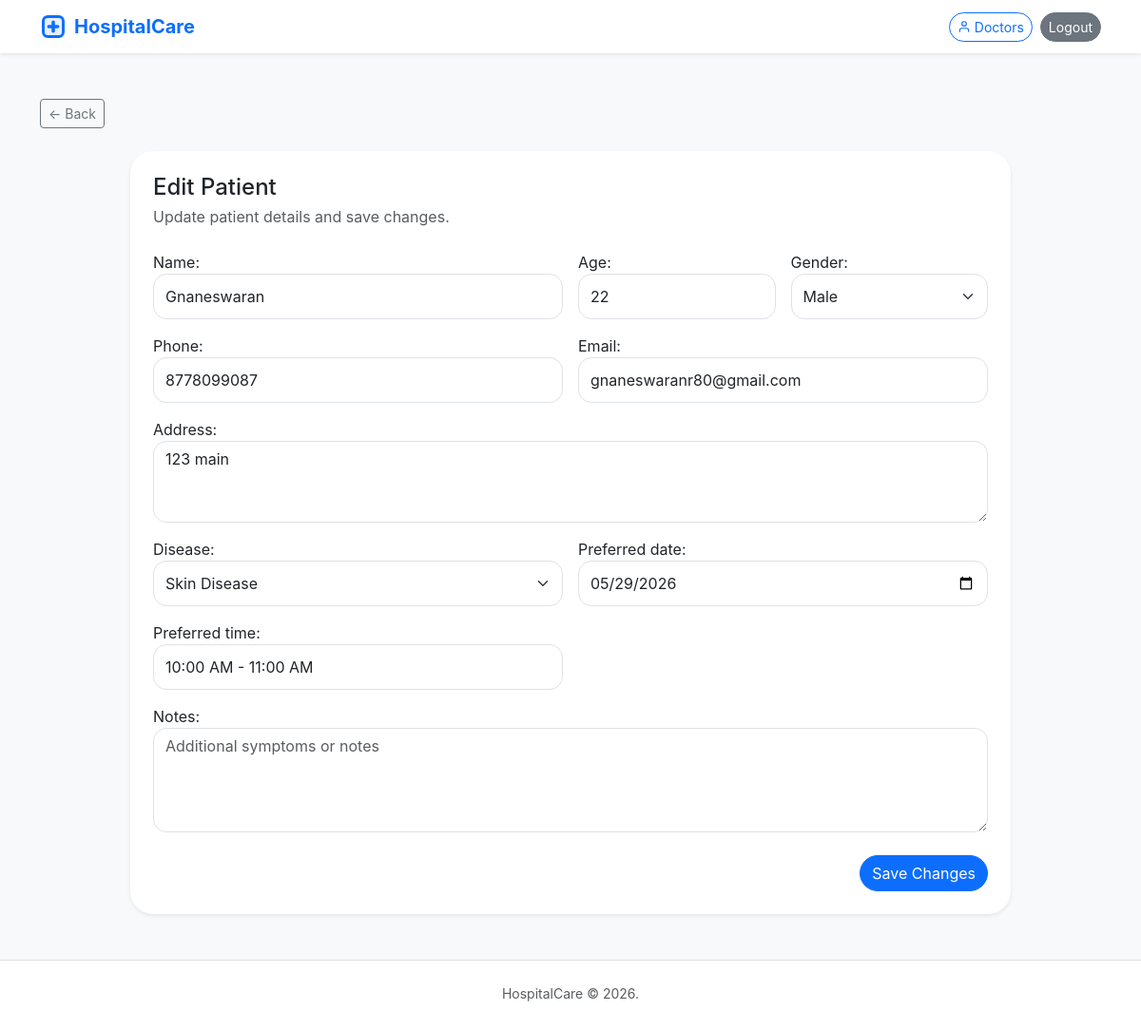
/patients/57/edit/ (signed in), run on the app's committed database.
### details/models.py (models this page shows, shortened)
class Patient(models.Model):
    STATUS_PENDING = 'pending'
    STATUS_ACCEPTED = 'accepted'
    STATUS_REJECTED = 'rejected'
    STATUS_CHOICES = [
        (STATUS_PENDING, 'Pending'),
        (STATUS_ACCEPTED, 'Accepted'),
        (STATUS_REJECTED, 'Rejected'),
    ]
    GENDER_CHOICES = [
        ('male', 'Male'),
        ('female', 'Female'),
        ('other', 'Other'),
    ]
    name = models.CharField(max_length=30)
    age = models.PositiveIntegerField()
    gender = models.CharField(max_length=10, choices=GENDER_CHOICES)
    phone = models.CharField(max_length=10)
    email = models.EmailField(max_length=254, blank=True, null=True)
    address = models.TextField()
    disease = models.CharField(max_length=200)
    assigned_doctor = models.ForeignKey(
        Doctor, on_delete=models.SET_NULL, null=True, blank=True,
        related_name='registered_patients',
        help_text='Auto-assigned based on disease/speciality'
    )
    preferred_date = models.DateField(blank=True, null=True)
    preferred_time = models.CharField(max_length=100, blank=True, null=True)
    notes = models.TextField(blank=True, null=True)
    status = models.CharField(max_length=10, choices=STATUS_CHOICES, default=STATUS_PENDING)
    created_at = models.DateTimeField(auto_now_add=True, null=True)
    @property
    def accepted(self):
        return self.status == self.STATUS_ACCEPTED
    class Meta:
        ordering = ['-created_at']

### details/views.py (the view)
# urls.py: path('patients/<int:pk>/edit/', views.edit_patient, name='edit_patient'),
@user_passes_test(_is_admin, login_url='login')
def edit_patient(request, pk):
    patient = get_object_or_404(Patient, pk=pk)
    if request.method == 'POST':
        form = PatientForm(request.POST, instance=patient)
        if form.is_valid():
            form.save()
            messages.success(request, 'Patient details updated successfully.')
            return redirect('dashboard')
        messages.error(request, 'Please fix the highlighted fields.')
    else:
        form = PatientForm(instance=patient)
    return render(request, 'hospital/edit_patient.html', {'form': form, 'patient': patient})

### details/views.py (called while the page is built)
def _is_admin(user):
    return user.is_authenticated and user.is_staff

### details/templates/hospital/edit_patient.html (shortened to what this page needs)
{% extends 'base.html' %}
{% block content %}
<a href="{% url 'dashboard' %}" class="btn btn-outline-secondary btn-sm mb-4">&#8592; Back</a>
<div class="row justify-content-center">
    <div class="col-lg-10">
        <div class="card shadow-sm border-0 p-4">
            <div class="mb-4">
                <h1 class="h4 mb-1">Edit Patient</h1>
                <p class="text-muted mb-0">Update patient details and save changes.</p>
            </div>
            <form method="post" novalidate>
                <div class="row g-3">
                    <div class="col-md-6">{{ form.name.label_tag }}{{ form.name }}</div>
                    <div class="col-md-3">{{ form.age.label_tag }}{{ form.age }}</div>
                    <div class="col-md-3">{{ form.gender.label_tag }}{{ form.gender }}</div>
                    <div class="col-md-6">{{ form.phone.label_tag }}{{ form.phone }}</div>
                    <div class="col-md-6">{{ form.email.label_tag }}{{ form.email }}</div>
                    <div class="col-12">{{ form.address.label_tag }}{{ form.address }}</div>
                    <div class="col-md-6">{{ form.disease.label_tag }}{{ form.disease }}</div>
                    <div class="col-md-6">{{ form.preferred_date.label_tag }}{{ form.preferred_date }}</div>
                    <div class="col-md-6">{{ form.preferred_time.label_tag }}{{ form.preferred_time }}</div>
                    <div class="col-12">{{ form.notes.label_tag }}{{ form.notes }}</div>
                </div>
                <div class="mt-4 text-end">
                    <button type="submit" class="btn btn-primary">Save Changes</button>
                </div>
            </form>
        </div>
    </div>
</div>
{% endblock %}

### details/static/details/css/style.css (style rules this page uses)
:root { --brand: #0d6efd; --brand-soft: #eff4ff; --surface: #ffffff; --text: #1f2937; --muted: #6b7280; --border: #e5e7eb; }
body { font-family: Inter, system-ui, -apple-system, BlinkMacSystemFont, "Segoe UI", sans-serif; color: var(--text); }
.form-control, .form-select { min-height: 48px; border-radius: 14px; }
.card { border-radius: 24px; }
.btn-primary { border-radius: 999px; }

### data on the page
Patient: name "Gnaneswaran", age "22", gender "Male", phone "8778099087", email "gnaneswaranr80@gmail.com", address "123 main", disease "Skin Disease", preferred_date "05/29/2026", preferred_time "10:00 AM - 11:00 AM"
